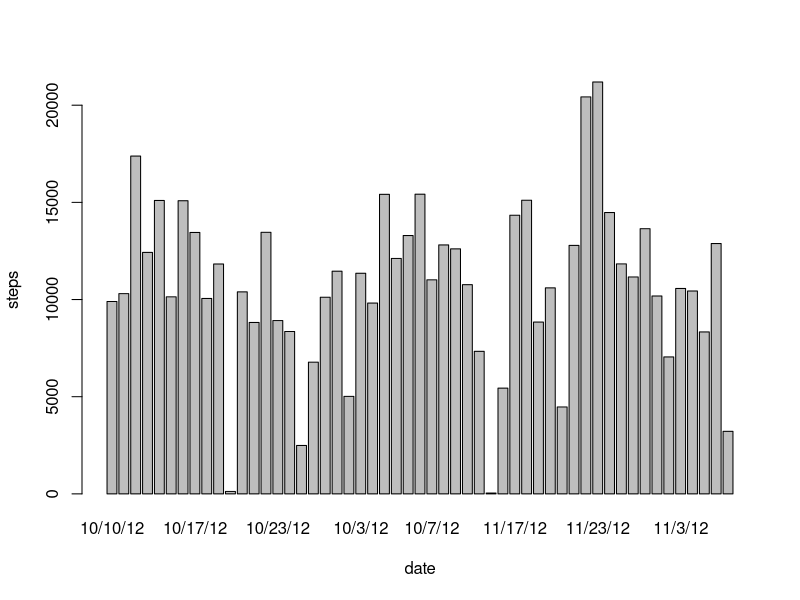
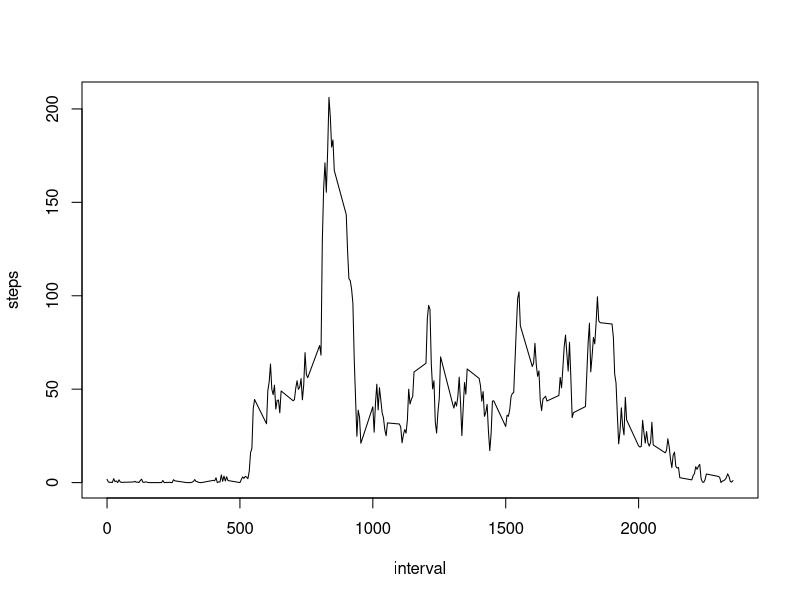
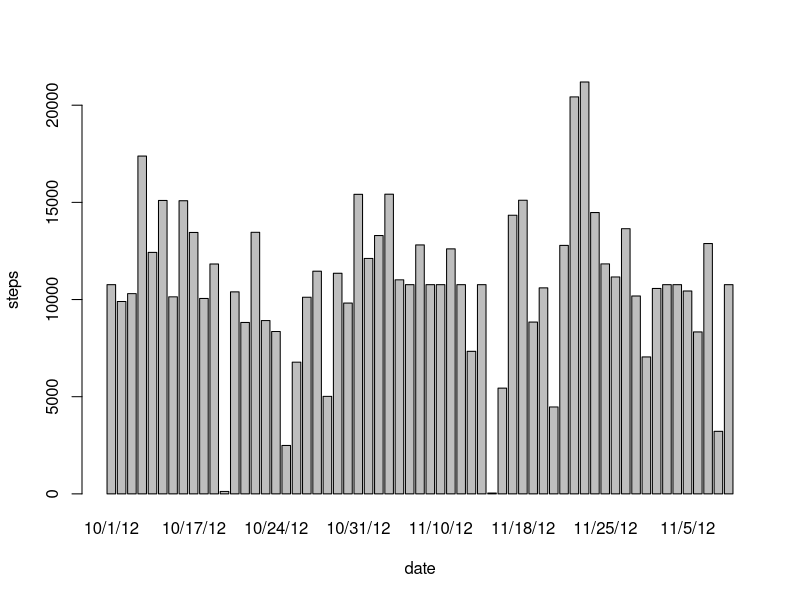

Reproduce these figures in R, in order. (Note: this script raises an error after producing the figures.)
## ---- chunk 1
unzip("activity.zip")
activity <- read.csv("activity.csv")
## ---- chunk 2
steps.date <- aggregate(steps ~ date, data = activity, FUN = sum)
barplot(steps.date$steps, names.arg = steps.date$date, xlab = "date", ylab = "steps")
## ---- chunk 3
mean(steps.date$steps)
median(steps.date$steps)
## ---- chunk 4
steps.interval <- aggregate(steps ~ interval, data=activity, FUN=mean)
plot(steps.interval, type="l")
## ---- chunk 5
steps.interval$interval[which.max(steps.interval$steps)]
## ---- chunk 6
sum(is.na(activity))
## ---- chunk 7
activity <- merge(activity, steps.interval, by = "interval", suffixes = c("", ".y"))
nas <- is.na(activity$steps)
activity$steps[nas] <- activity$steps.y[nas]
activity <- activity[, c(1:3)]
## ---- chunk 8
steps.date <- aggregate(steps ~ date, data = activity, FUN = sum)
barplot(steps.date$steps, names.arg = steps.date$date, xlab = "date", ylab = "steps")

mean(steps.date$steps)

median(steps.date$steps)
## ---- chunk 9
daytype <- function(date) {
        if (weekdays(as.Date(date)) %in% c("Saturday", "Sunday")) {
                "weekend"
        } else {
                "weekday"
        }
}
activity$daytype <- as.factor(sapply(activity$date, daytype))
## ---- chunk 10
par(mfrow = c(2, 1))
for (type in c("weekend", "weekday")) {
        steps.type <- aggregate(steps ~ interval, data = activity, subset = activity$daytype == type, FUN = mean)
        plot(steps.type, type = "l", main = type)
}
